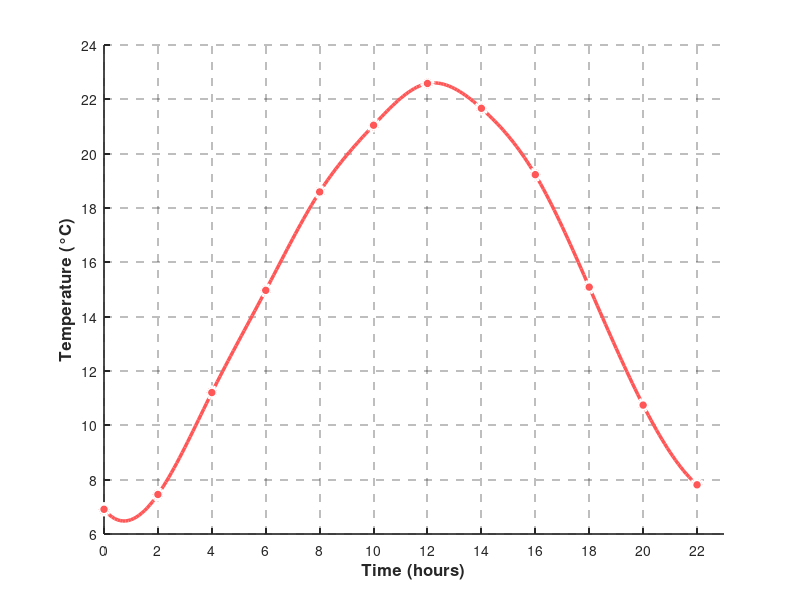

This figure's MATLAB source: (Note: this script raises an error after producing the figure.)
clearvars; close all;

%% Parameters
interp_method = 'spline';
interp_factor = 20;

%% Sine Wave 1D Interpolation
time = 0 : 2 : 23;
temperature = 15 + 8 * sin(2 * pi * time / 24 - pi/2) +...
    randn(size(time)) * 0.5;
time_interp = time(1) : 2 / interp_factor : time(end);
temperature_interp = interp1(time, temperature, time_interp, interp_method);

figure('Color', 'white', 'Position', [100, 100, 800, 500]);
hold on;
plot(time_interp, temperature_interp, ...
    '-',...
    'LineWidth', 2.5, ...
    'Color', '#FF5757');
plot(time, temperature, ...
    'o',...
    'LineWidth', 2.5, ...
    'Color', '#FF5757', ... % Orange-red color
    'MarkerSize', 8, ...
    'MarkerFaceColor', '#FF5757', ...
    'MarkerEdgeColor', 'white');
hold off;
grid on;
set(gca, 'GridLineStyle', '--', 'GridAlpha', 0.3, 'LineWidth', 1.2);
xlim([0 23]); xticks(0:2:23);
ylim([6, 24]); yticks(6:2:24);
xlabel('Time (hours)', 'FontSize', 12, 'FontWeight', 'bold');
ylabel('Temperature (°C)', 'FontSize', 12, 'FontWeight', 'bold');

%% Image 2D Interpolation
img = imread('cameraman.tif');
img = img(1 : 2 : end, 1 : 2 : end);

[X, Y] = meshgrid(1 : size(img, 2), 1 : size(img, 1));
[Xq, Yq] = meshgrid(1 : 1 / interp_factor : size(img, 2), ...
    1 : 1 / interp_factor : size(img, 1));
img_interp = uint8(interp2(X, Y, double(img), Xq, Yq, interp_method));

figure;
imagesc(img);
colormap('gray');
axis off;
set(gca, 'Position', [0 0 1 1]);

figure;
imagesc(img_interp);
colormap('gray');
axis off;
set(gca, 'Position', [0 0 1 1]);